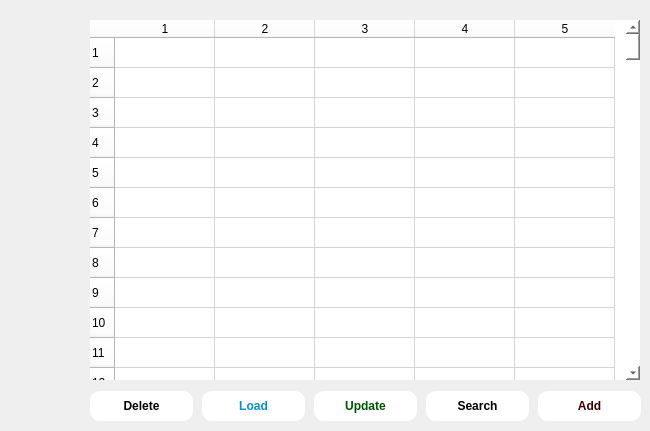
                <widget class="QWidget" name="drug_list_tab">
                 <attribute name="icon">
                  <iconset>
                   <normalon>:/images/images/drug_l.png</normalon>
                  </iconset>
                 </attribute>
                 <attribute name="title">
                  <string>Drugs list</string>
                 </attribute>
                 <widget class="QTableWidget" name="drug_table">
                  <property name="geometry">
                   <rect>
                    <x>90</x>
                    <y>20</y>
                    <width>550</width>
                    <height>360</height>
                   </rect>
                  </property>
                  <property name="styleSheet">
                   <string notr="true">border:none;
border-style:solid;
border-radius:10px;
background-color: rgb(255, 255, 255);</string>
                  </property>
                  <property name="verticalScrollBarPolicy">
                   <enum>Qt::ScrollBarAsNeeded</enum>
                  </property>
                  <property name="horizontalScrollBarPolicy">
                   <enum>Qt::ScrollBarAsNeeded</enum>
                  </property>
                  <property name="rowCount">
                   <number>200</number>
                  </property>
                  <property name="columnCount">
                   <number>5</number>
                  </property>
                  <row/>
                  <row/>
                  <row/>
                  <row/>
                  <row/>
                  <row/>
                  <row/>
                  <row/>
                  <row/>
                  <row/>
                  <row/>
                  <row/>
                  <row/>
                  <row/>
                  <row/>
                  <row/>
                  <row/>
                  <row/>
                  <row/>
                  <row/>
                  <row/>
                  <row/>
                  <row/>
                  <row/>
                  <row/>
                  <row/>
                  <row/>
                  <row/>
                  <row/>
                  <row/>
                  <row/>
                  <row/>
                  <row/>
                  <row/>
                  <row/>
                  <row/>
                  <row/>
                  <row/>
                  <row/>
                  <row/>
                  <row/>
                  <row/>
                  <row/>
                  <row/>
                  <row/>
                  <row/>
                  <row/>
                  <row/>
                  <row/>
                  <row/>
                  <row/>
                  <row/>
                  <row/>
                  <row/>
                  <row/>
                  <row/>
                  <row/>
                  <row/>
                  <row/>
                  <row/>
                  <row/>
                  <row/>
                  <row/>
                  <row/>
                  <row/>
                  <row/>
                  <row/>
                  <row/>
                  <row/>
                  <row/>
                  <row/>
                  <row/>
                  <row/>
                  <row/>
                  <row/>
                  <row/>
                  <row/>
                  <row/>
                  <row/>
                  <row/>
                  <row/>
                  <row/>
                  <row/>
                  <row/>
                  <row/>
                  <row/>
                  <row/>
                  <row/>
                  <row/>
                  <row/>
                  <row/>
                  <row/>
                  <row/>
                  <row/>
                  <row/>
                  <row/>
                  <row/>
                  <row/>
                  <row/>
                  <row/>
                  <row/>
                  <row/>
                  <row/>
                  <row/>
                  <row/>
                  <row/>
                  <row/>
                  <row/>
                  <row/>
                  <row/>
                  <row/>
                  <row/>
                  <row/>
                  <row/>
                  <row/>
                  <row/>
                  <row/>
                  <row/>
                  <row/>
                  <row/>
                  <row/>
                  <row/>
                  <row/>
                  <row/>
                  <row/>
                  <row/>
                  <row/>
                  <row/>
                  <row/>
                  <row/>
                  <row/>
                  <row/>
                  <row/>
                  <row/>
                  <row/>
                  <row/>
                  <row/>
                  <row/>
                  <row/>
                  <row/>
                  <row/>
                  <row/>
                  <row/>
                  <row/>
                  <row/>
                  <row/>
                  <row/>
                  <row/>
                  <row/>
                  <row/>
                  <row/>
                  <row/>
                  <row/>
                  <row/>
                  <row/>
                  <row/>
                  <row/>
                  <row/>
                  <row/>
                  <row/>
                  <row/>
                  <row/>
                  <row/>
                  <row/>
                  <row/>
                  <row/>
                  <row/>
                  <row/>
                  <row/>
                  <row/>
                  <row/>
                  <row/>
                  <row/>
                  <row/>
                  <row/>
                  <row/>
                  <row/>
                  <row/>
                  <row/>
                  <row/>
                  <row/>
                  <row/>
                  <row/>
                  <row/>
                  <row/>
                  <row/>
                  <row/>
                  <row/>
                  <row/>
                  <row/>
                  <row/>
                  <row/>
                  <row/>
                  <row/>
                  <row/>
                  <row/>
                  <row/>
                  <row/>
                  <row/>
                  <row/>
                  <column/>
                  <column/>
                  <column/>
                  <column/>
                  <column/>
                 </widget>
                 <widget class="QWidget" name="layoutWidget_4">
                  <property name="geometry">
                   <rect>
                    <x>90</x>
                    <y>390</y>
                    <width>551</width>
                    <height>32</height>
                   </rect>
                  </property>
                  <layout class="QHBoxLayout" name="horizontalLayout_11">
                   <property name="spacing">
                    <number>9</number>
                   </property>
                   <item>
                    <widget class="QPushButton" name="delete_drug_btn">
                     <property name="minimumSize">
                      <size>
                       <width>80</width>
                       <height>30</height>
                      </size>
                     </property>
                     <property name="font">
                      <font>
                       <pointsize>9</pointsize>
                       <weight>75</weight>
                       <bold>true</bold>
                      </font>
                     </property>
                     <property name="styleSheet">
                      <string notr="true">QPushButton{
color: black;
background-color: rgb(255, 255, 255);
border-style:outset;
border-radius:10px;
}

QPushButton::pressed{

	background-color: rgb(255, 0, 0);
    color:white;
    border-style:inset;

}</string>
                     </property>
                     <property name="text">
                      <string>Delete</string>
                     </property>
                     <property name="icon">
                      <iconset>
                       <normalon>:/images/images/sign-delete-p.png</normalon>
                      </iconset>
                     </property>
                     <property name="iconSize">
                      <size>
                       <width>20</width>
                       <height>18</height>
                      </size>
                     </property>
                     <property name="flat">
                      <bool>true</bool>
                     </property>
                    </widget>
                   </item>
                   <item>
                    <widget class="QPushButton" name="show_drug_btn">
                     <property name="minimumSize">
                      <size>
                       <width>80</width>
                       <height>30</height>
                      </size>
                     </property>
                     <property name="font">
                      <font>
                       <pointsize>9</pointsize>
                       <weight>75</weight>
                       <bold>true</bold>
                      </font>
                     </property>
                     <property name="styleSheet">
                      <string notr="true">QPushButton{
color: rgb(0, 144, 216);
	background-color: rgb(255, 255, 255);
border-style:outset;
border-radius:10px;
}

QPushButton::pressed{
background-color: rgb(0, 170, 255);
    border-style:inset;
color:white;

}</string>
                     </property>
                     <property name="text">
                      <string>Load</string>
                     </property>
                     <property name="icon">
                      <iconset>
                       <normalon>:/images/images/view_p.png</normalon>
                      </iconset>
                     </property>
                     <property name="iconSize">
                      <size>
                       <width>20</width>
                       <height>20</height>
                      </size>
                     </property>
                     <property name="flat">
                      <bool>true</bool>
                     </property>
                    </widget>
                   </item>
                   <item>
                    <widget class="QPushButton" name="update_drug_btn">
                     <property name="minimumSize">
                      <size>
                       <width>80</width>
                       <height>30</height>
                      </size>
                     </property>
                     <property name="font">
                      <font>
                       <pointsize>9</pointsize>
                       <weight>75</weight>
                       <bold>true</bold>
                      </font>
                     </property>
                     <property name="styleSheet">
                      <string notr="true">QPushButton{
background-color: rgb(255, 255, 255);
color: rgb(0, 85, 0);

border-style:outset;
border-radius:10px;
}

QPushButton::pressed{
    color:white;
	background-color: rgb(0, 216, 0);
    border-style:inset;

}</string>
                     </property>
                     <property name="text">
                      <string>Update</string>
                     </property>
                     <property name="icon">
                      <iconset>
                       <normalon>:/images/images/update-p.png</normalon>
                      </iconset>
                     </property>
                     <property name="iconSize">
                      <size>
                       <width>20</width>
                       <height>17</height>
                      </size>
                     </property>
                     <property name="flat">
                      <bool>true</bool>
                     </property>
                    </widget>
                   </item>
                   <item>
                    <widget class="QPushButton" name="search_drug_btn">
                     <property name="minimumSize">
                      <size>
                       <width>80</width>
                       <height>30</height>
                      </size>
                     </property>
                     <property name="font">
                      <font>
                       <pointsize>9</pointsize>
                       <weight>75</weight>
                       <bold>true</bold>
                      </font>
                     </property>
                     <property name="styleSheet">
                      <string notr="true">QPushButton{
color: rgb(0, 0, 0);
	background-color: rgb(255, 255, 255);
border-style:outset;
border-radius:10px;
}

QPushButton::pressed{
background-color: rgb(0, 0, 0);
    border-style:inset;
color:white;

}</string>
                     </property>
                     <property name="text">
                      <string>Search</string>
                     </property>
                     <property name="icon">
                      <iconset>
                       <normalon>:/images/images/search_p2.png</normalon>
                      </iconset>
                     </property>
                     <property name="iconSize">
                      <size>
                       <width>20</width>
                       <height>20</height>
                      </size>
                     </property>
                     <property name="flat">
                      <bool>true</bool>
                     </property>
                    </widget>
                   </item>
                   <item>
                    <widget class="QPushButton" name="add_drug_btn">
                     <property name="minimumSize">
                      <size>
                       <width>80</width>
                       <height>30</height>
                      </size>
                     </property>
                     <property name="font">
                      <font>
                       <pointsize>9</pointsize>
                       <weight>75</weight>
                       <bold>true</bold>
                      </font>
                     </property>
                     <property name="styleSheet">
                      <string notr="true">QPushButton{
background-color: rgb(255, 255, 255);
color: rgb(59, 0, 0);

border-style:outset;
border-radius:10px;
}

QPushButton::pressed{
background-color: rgb(93, 0, 0);
color:white;
    border-style:inset;

}</string>
                     </property>
                     <property name="text">
                      <string>Add</string>
                     </property>
                     <property name="icon">
                      <iconset>
                       <normalon>:/images/images/medicine_list.png</normalon>
                      </iconset>
                     </property>
                     <property name="iconSize">
                      <size>
                       <width>22</width>
                       <height>25</height>
                      </size>
                     </property>
                     <property name="flat">
                      <bool>true</bool>
                     </property>
                    </widget>
                   </item>
                  </layout>
                 </widget>
                </widget>
